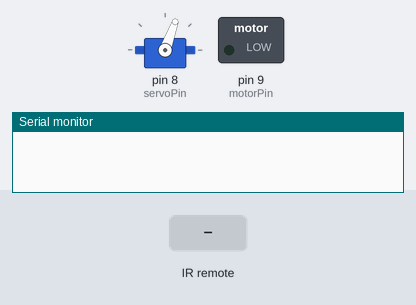
A sketch run on a simulated Arduino Uno, built with avr-gcc and run on an emulated ATmega328P. On the bench: servo, switched loads named in the sketch (green lamp = pin HIGH), the last lines printed to the serial monitor. Inputs (shaded band) come from the test bench.

Above: at 1.2 s.
1.3 s: infrared code 0xBA45FF00 received
At 2.5 s:
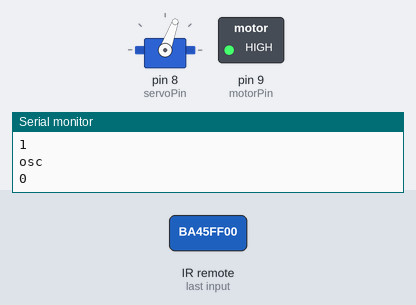
2.8 s: infrared code 0xB847FF00 received
At 4.9 s:
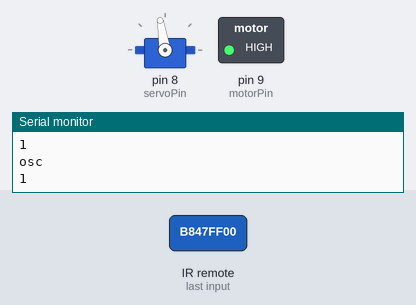
5.8 s: infrared code 0xBA45FF00 received
At 6.1 s:
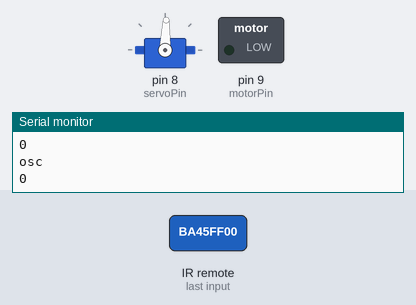
Timing chart, 0 to 8.8 s (numbered marks = the images above; inputs shaded):
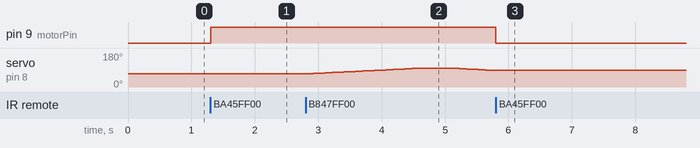

The sketch:

script.ino
```cpp
#include <elapsedMillis.h>
#include <IRremote.hpp>
#include <Servo.h>

#define IR_RECEIVE_PIN 2
#define motorPin 9
#define servoPin 8

#define POWER_BTN 0xBA45FF00
#define FUNC_BTN 0xB847FF00
#define UP_BTN 0xF609FF00
#define DOWN_BTN 0xF807FF00
#define LEFT_BTN 0xBB44FF00
#define RIGHT_BTN 0xBC43FF00
#define VOL_UP_BTN 0xB946FF00
#define VOL_DOWN_BTN 0xEA15FF00

#define OSC_DELTA 60
#define OSC_START 35
#define OSC_FINISH 100

#define CENTER 70

int angle;
int flag;
int osc;
int dir;
int pause;
Servo servo;
elapsedMillis oscTimer;
elapsedMillis pauseTimer;

void setup() {
  // IR setup
  Serial.begin(115200);
  IrReceiver.begin(IR_RECEIVE_PIN, ENABLE_LED_FEEDBACK);
  pinMode(motorPin, OUTPUT);
  flag = 0;
  osc = 0;
  pause = 0;
  angle = CENTER;
  dir = 1;
  // servo setup
  servo.attach(servoPin);
  servo.write(angle);
}

void loop() {
  if (IrReceiver.decode()) {
    unsigned long irValue = IrReceiver.decodedIRData.decodedRawData;
    switch (irValue) {
      case POWER_BTN:
        flag = flag ^ 1;
        osc = 0;
        break;
      case FUNC_BTN:
        osc = osc ^ 1;
        break;
    }
    if (irValue != 0) {
      Serial.println(irValue, HEX);
      Serial.println("power");
      Serial.println(flag);
      Serial.println("osc");
      Serial.println(osc);
    }
    digitalWrite(motorPin, flag == 1 ? HIGH : LOW);
    IrReceiver.resume();
  }
  // update oscillation (only if fan is on)
  if (flag == 1 && osc == 1) {
    updateOscillation();
  } else if (flag == 1) {
    servo.write(CENTER); // stay in the center
  }
}

void updateOscillation() {
  if (pause) {
    if (pauseTimer >= 500) {
      pause = false;
      pauseTimer = 0;
    }
    return;
  }
  if (oscTimer >= OSC_DELTA) {
    oscTimer = 0;
    servo.write(angle);
    angle += dir;
    if (angle >= OSC_FINISH || angle <= OSC_START) {
      dir *= -1;
      pause = true;
      pauseTimer = 0;
    }
  }
}
```

Measured:
- after the input at 1.3 s, pin 9 (motorPin): LOW → HIGH at once
- after the input at 2.8 s, servo on pin 8 (servoPin): rises from 70° to 100° in 2.2 s, then falls to 88° in 0.72 s
- after the input at 5.8 s, pin 9 (motorPin): HIGH → LOW at once; servo on pin 8 (servoPin): stops changing and stays 88°
